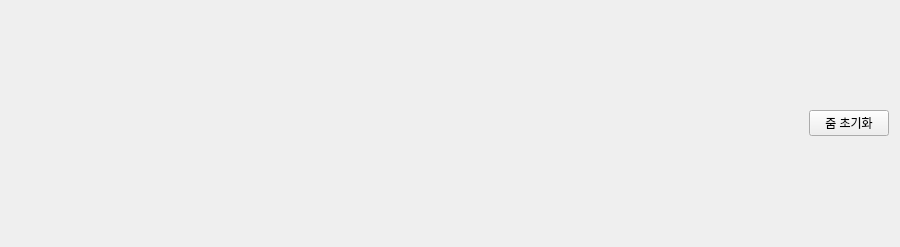
<?xml version="1.0" encoding="UTF-8"?>
<ui version="4.0">
 <class>oi_select_ratio_view</class>
 <widget class="QWidget" name="oi_select_ratio_view">
  <property name="geometry">
   <rect>
    <x>0</x>
    <y>0</y>
    <width>900</width>
    <height>247</height>
   </rect>
  </property>
  <property name="mouseTracking">
   <bool>false</bool>
  </property>
  <property name="acceptDrops">
   <bool>false</bool>
  </property>
  <property name="windowTitle">
   <string>Form</string>
  </property>
  <layout class="QGridLayout" name="gridLayout_2">
   <item row="1" column="0">
    <widget class="QLabel" name="explan_txt">
     <property name="sizePolicy">
      <sizepolicy hsizetype="Preferred" vsizetype="Maximum">
       <horstretch>0</horstretch>
       <verstretch>0</verstretch>
      </sizepolicy>
     </property>
     <property name="font">
      <font>
       <family>Aharoni</family>
       <pointsize>16</pointsize>
       <weight>75</weight>
       <bold>true</bold>
      </font>
     </property>
     <property name="text">
      <string/>
     </property>
    </widget>
   </item>
   <item row="1" column="1">
    <widget class="QPushButton" name="zoom_init_btn">
     <property name="sizePolicy">
      <sizepolicy hsizetype="Maximum" vsizetype="Fixed">
       <horstretch>0</horstretch>
       <verstretch>0</verstretch>
      </sizepolicy>
     </property>
     <property name="text">
      <string>줌 초기화</string>
     </property>
    </widget>
   </item>
   <item row="0" column="0" colspan="2">
    <layout class="QGridLayout" name="center_layout"/>
   </item>
  </layout>
 </widget>
 <resources/>
 <connections/>
</ui>
